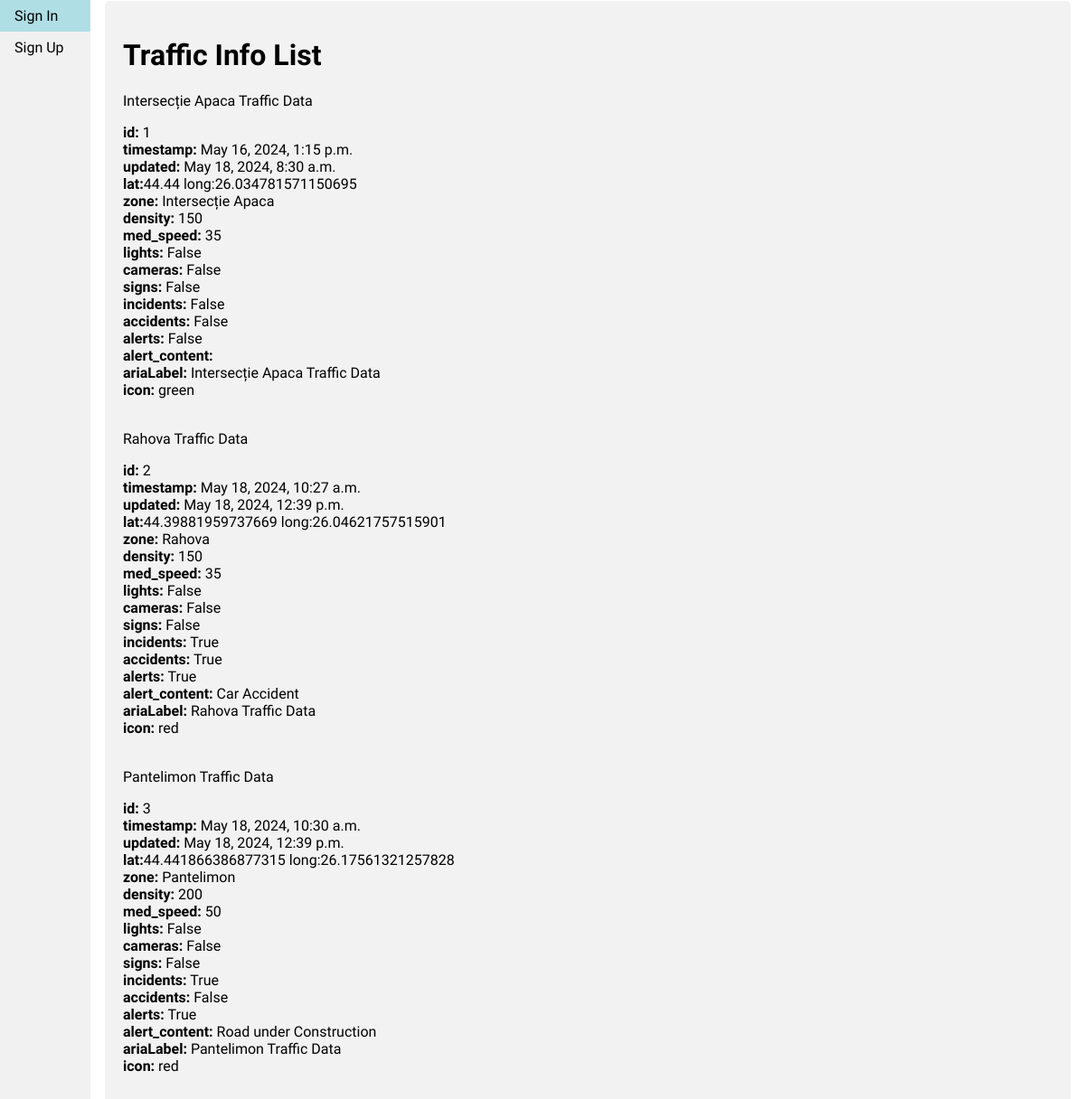
The page /trafficInfoList on the database its author committed.
### users_tutorial/models.py (models this page shows)
class TrafficInfo(models.Model):
	choices_list = [
		("green", "green"),
		("yellow", "yellow"),
		("red", "red")
	]
	timestamp = models.DateTimeField(auto_now_add=True)
	updated = models.DateTimeField(auto_now=True)
	lat = models.FloatField()
	lng = models.FloatField()
	zone = models.CharField(max_length=100)
	density = models.IntegerField()
	med_speed = models.IntegerField()
	lights = models.BooleanField(default=False)
	cameras = models.BooleanField(default=False)
	signs = models.BooleanField(default=False)
	incidents = models.BooleanField(default=False)
	accidents = models.BooleanField(default=False)
	alerts = models.BooleanField(default=False)
	alert_content = models.CharField(max_length=255, blank=True)
	ariaLabel = models.CharField(max_length=100)
	icon = models.CharField(choices=choices_list, max_length=10, default='green')
	title = models.CharField(max_length=100)
	def __str__(self):
		return f'{self.title}'

### users_tutorial/views.py (the view)
# urls.py: path('trafficInfoList', views.trafficInfoList, name="trafficInfoList"),
def trafficInfoList(request):
	traffic_info_list = TrafficInfo.objects.all()
	return render(request, 'lists/traffic_info_list.html', {'traffic_info_list': traffic_info_list})

### templates/lists/traffic_info_list.html (shortened to what this page needs)
{% extends 'base.html' %}
{% load static %}
{% block content %}
    <div class='container'>
        <h1>Traffic Info List</h1>
        {% for traffic_info in traffic_info_list %}
            <div class="card">
                <div class="card-header"> {{ traffic_info }} </div>
                <div class="card-body">
                    <p class="card-text">
                        <strong>id:</strong> {{ traffic_info.id }}</br>
                        <strong>timestamp:</strong> {{ traffic_info.timestamp }}</br>
                        <strong>updated:</strong> {{ traffic_info.updated }}</br>
                        <strong>lat:</strong>{{ traffic_info.lat }} long:{{ traffic_info.lng }}</br>
                        <strong>zone:</strong> {{ traffic_info.zone }}</br>
                        <strong>density:</strong> {{ traffic_info.density }}</br>
                        <strong>med_speed:</strong> {{ traffic_info.med_speed }}</br>
                        <strong>lights:</strong> {{ traffic_info.lights }}</br>
                        <strong>cameras:</strong> {{ traffic_info.cameras }}</br>
                        <strong>signs:</strong> {{ traffic_info.signs }}</br>
                        <strong>incidents:</strong> {{ traffic_info.incidents }}</br>
                        <strong>accidents:</strong> {{ traffic_info.accidents }}</br>
                        <strong>alerts:</strong> {{ traffic_info.alerts }}</br>
                        <strong>alert_content:</strong> {{ traffic_info.alert_content }}</br>
                        <strong>ariaLabel:</strong> {{ traffic_info.ariaLabel }}</br>
                        <strong>icon:</strong> {{ traffic_info.icon }}</br>
                    </p>
                </div>
            </div>
        {% endfor %}
    </div>
{% endblock %}

### static/main.css (style rules this page uses)
* { box-sizing: border-box; }
body { font-family: 'Courier Prime', monospace; padding: 0; margin: 0; }
body, html { height: 100%; }
::placeholder { color: #2a2a2a; font-family: 'Courier Prime', monospace; }
.container { border-radius: 5px; background-color: #f2f2f2; padding: 20px; }

### rows shown on the page
TrafficInfo: title "Intersecție Apaca Traffic Data", id "1", timestamp "May 16, 2024, 1:15 p.m.", updated "May 18, 2024, 8:30 a.m.", lat "44.44", lng "26.034781571150695", zone "Intersecție Apaca", density "150", med_speed "35", lights "False", cameras "False", signs "False", incidents "False", accidents "False", alerts "False", ariaLabel "Intersecție Apaca Traffic Data", icon "green"
TrafficInfo: title "Rahova Traffic Data", id "2", timestamp "May 18, 2024, 10:27 a.m.", updated "May 18, 2024, 12:39 p.m.", lat "44.39881959737669", lng "26.04621757515901", zone "Rahova", density "150", med_speed "35", lights "False", cameras "False", signs "False", incidents "True", accidents "True", alerts "True", alert_content "Car Accident", ariaLabel "Rahova Traffic Data", icon "red"
TrafficInfo: title "Pantelimon Traffic Data", id "3", timestamp "May 18, 2024, 10:30 a.m.", updated "May 18, 2024, 12:39 p.m.", lat "44.441866386877315", lng "26.17561321257828", zone "Pantelimon", density "200", med_speed "50", lights "False", cameras "False", signs "False", incidents "True", accidents "False", alerts "True", alert_content "Road under Construction", ariaLabel "Pantelimon Traffic Data", icon "red"
